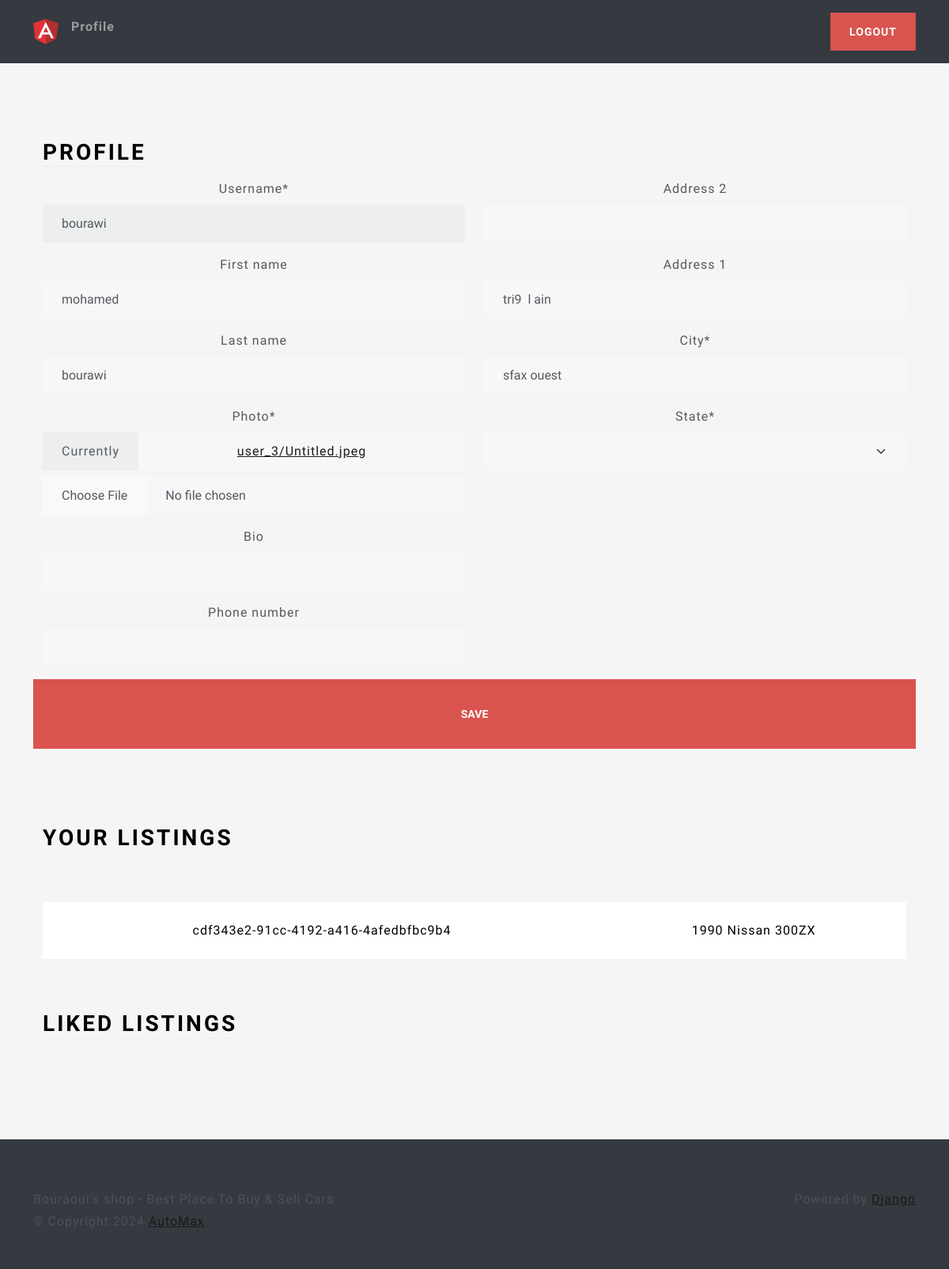
The page /profile/ (signed in) on the database as committed earlier.
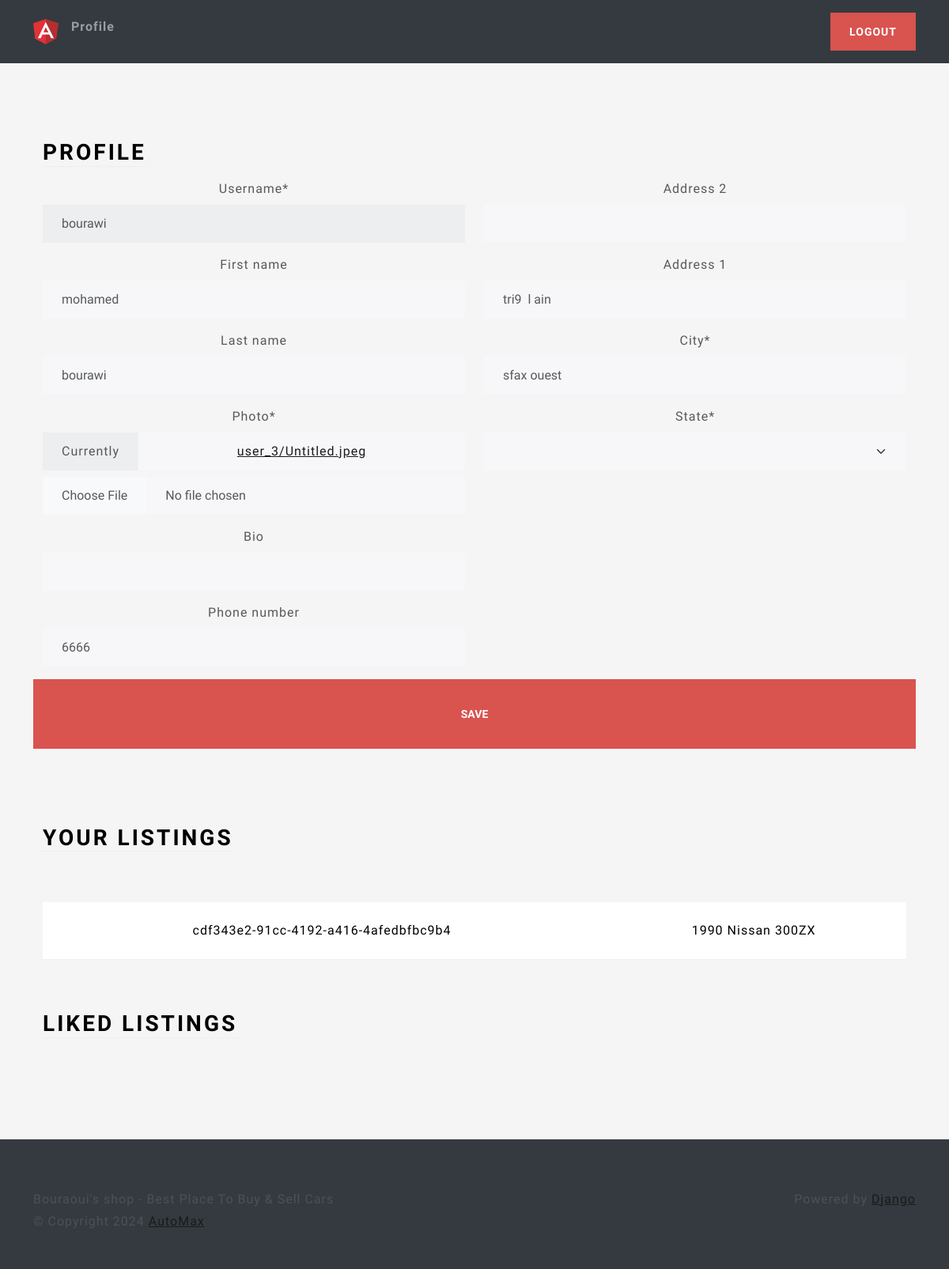
The same page on the database as committed later.
### users/models.py (models this page shows, shortened)
class Profile(models.Model):
    user = models.OneToOneField(User, on_delete=models.CASCADE)
    photo = models.ImageField(upload_to=user_directory_path, null=True)
    bio = models.CharField(max_length=140, blank=True)
    phone_number = models.CharField(max_length=12, blank=True)
    location = models.OneToOneField(
        Location, on_delete=models.SET_NULL, null=True)

class Location(models.Model):
    address_1 = models.CharField(max_length=128, blank=True)
    address_2 = models.CharField(max_length=128, blank=True)
    city = models.CharField(max_length=84)
    state = models.CharField(max_length=20, choices=GOVERNORATE_CHOICES, default='sfax')

### main/models.py (models this page shows, shortened)
class Listing(models.Model):
    id = models.UUIDField(primary_key=True, default=uuid.uuid4, unique=True, editable=False)
    created_at = models.DateTimeField(auto_now_add=True)
    updated_at = models.DateTimeField(auto_now=True)
    seller = models.ForeignKey(Profile, on_delete=models.CASCADE)
    brand = models.CharField(max_length=24,choices=CARS_BRANDS,default=None)
    model = models.CharField(max_length=17)
    vin= models.CharField(max_length=17)
    mileage = models.IntegerField(default=0)
    color = models.CharField(max_length=17)
    description = models.TextField()
    engine = models.CharField(max_length=17)
    transmission = models.CharField(max_length=17, choices = TRANSMISSION_OPTIONS, default=None)
    location = models.OneToOneField(Location,on_delete=models.SET_NULL,null=True)
    image = models.ImageField(upload_to=user_listing_path)

### users/views.py (the view, shortened to what this page needs)
# urls.py: path('profile/', ProfileView.as_view(), name='profile'),
@method_decorator(login_required,name='dispatch')
class ProfileView(View):
    def get(self,request):
        user_listings = Listing.objects.filter(seller=request.user.profile)
        user_form = UserForm(instance=request.user)
        profile_form = ProfileForm(instance=request.user.profile)
        location_form = LocationForm(instance=request.user.profile.location)
        return render(request,'views/profile.html', {'user_form':user_form ,
                                                     'profile_form':profile_form,
                                                     'location_form':location_form,
                                                     'user_listings':user_listings})

### users/forms.py
class UserForm(forms.ModelForm):
    username = forms.CharField(disabled=True)
    class Meta :
        model = User
        fields = ('username', 'first_name', 'last_name')

class ProfileForm(forms.ModelForm):
    class Meta :
        model = Profile
        fields = ('photo', 'bio','phone_number')

### users/templates/views/profile.html (shortened to what this page needs)
{% extends 'base/base.html' %}
{% load static %}
{% load crispy_forms_tags %}
{% block 'body' %}
<div class="container-fluid text-center py-5">
    <div class="container px-4 py-5" id="hanging-icons">
        <div class="row g-4">
            <div class="col d-flex align-items-start">
                <div>
                    <h2 class="mb-3 border-bottom" style="color: black">Profile</h2>
                </div>
            </div>
        </div>
        <form action="" method="post" enctype="multipart/form-data">
            <div class="row">
                <div class="col-6">
                    {{ user_form|crispy }}
                    {{ profile_form|crispy }}
                </div>
                <div class="col-6">
                    {{ location_form|crispy }}
                </div>
                <br>
                <button class="btn btn-lg btn-danger" type="submit" value="Submit">Save</button>
            </div>
        </form>
    </div>
    <div class="container px-4">
        <div class="row g-4 py-5">
            <div class="col d-flex align-items-start">
                <div>
                    <h2 class="mb-3 border-bottom" style="color: black">Your Listings</h2>
                </div>
            </div>
        </div>
        <table class="table table-hover">
            <tbody>
                {% for listing in user_listings %}
                <tr>
                    <td>{{ listing.id }}</td>
                    <td>{{listing.model }}</td>
                </tr>
                {% endfor %}
            </tbody>
        </table>
    </div>
    <div class="container px-4">
        <div class="row g-4 py-5">
            <div class="col d-flex align-items-start">
                <div>
                    <h2 class="mb-3 border-bottom" style="color: black">Liked Listings</h2>
                </div>
            </div>
        </div>
    </div>
</div>
{% endblock %}

### main/templates/base/base.html (shortened to what this page needs)
{% load static %}
<!DOCTYPE html>
<html lang="en">
<head>
    <link rel="stylesheet" href="{% static 'css/bootstrap.min.css' %}" >
    <link rel="stylesheet" href="{% static 'css/style.css' %}" >
</head>
<body>
    {% block 'header' %}
    <header class="p-3 bg-dark text-white w-100 nav-masthead" >
        <div class="container">
            <div class="d-flex flex-wrap align-items-center justify-content">
                <a href="{% url 'home' %}" class="d-flex align-items-center mb-2 mb-lg-0 text-white text-decoration-none">
                        <img class="bi me-2" width="32" height="32" src="{% static 'images/logo.png' %}" aria-label="Bootstrap" alt="">
                </a>
                {% if request.user.is_authenticated %}
                <ul class="nav col-12 col-lg-auto me-lg-auto mb-2 justify-content-center">
                    <li>
                        <a href="{% url 'profile' %}" class="nav-link px-2">Profile</a>
                    </li>
                </ul>
                <div class="text-end">
                    <a type="button" href="{% url 'logout' %}" class="btn btn-danger">LOGOUT</a>
                </div>
                {% endif %}
            </div>
        </div>
    </header>
    {%endblock %}
    {% block 'body' %}
    {% endblock %}
</body>
{% block 'footer' %}
<footer class="footer text-muted bg-dark py-5">
    <div class="container">
        <p class="float-end mb-1">Powered by <a href="https://www.djangoproject.com/">Django</a></p>
        <p class="mb-1">Bouraoui's shop - Best Place To Buy & Sell Cars</p>
        <p class="mb-0">© Copyright {% now 'Y' %} <a href="">AutoMax</a></p>
    </div>
</footer>
{% endblock %}
</html>

### main/static/css/style.css (style rules this page uses)
html, body { height: 100%; }
body { align-items: center; padding-bottom: 40px; background-color: #f5f5f5; }
.h2, h2 { color: white; }
.nav-masthead .nav-link { padding: .25rem 0; font-weight: 700; color: rgba(255, 255, 255, .5); background-color: transparent; border-bottom: .25rem solid transparent; }

Rows that differ between the two databases and show on the page:
changed Profile: phone_number (not shown) → "6666"
